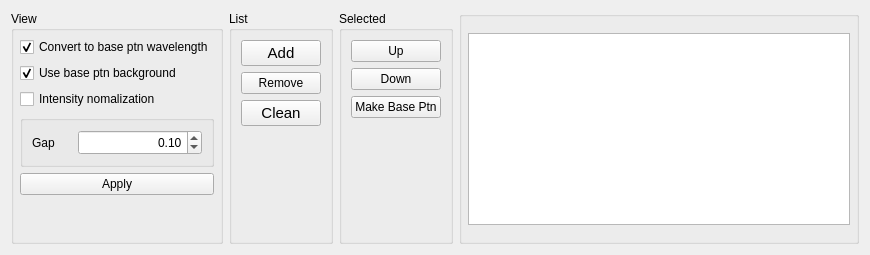
      <widget class="QWidget" name="mpltab_Waterfall">
       <attribute name="title">
        <string>Waterfall</string>
       </attribute>
       <layout class="QHBoxLayout" name="horizontalLayout_7">
        <item>
         <widget class="QGroupBox" name="groupBox_6">
          <property name="title">
           <string>View</string>
          </property>
          <layout class="QVBoxLayout" name="verticalLayout_17">
           <property name="margin">
            <number>6</number>
           </property>
           <item>
            <widget class="QCheckBox" name="mplcheckBox_SetToBasePtnLambda">
             <property name="sizePolicy">
              <sizepolicy hsizetype="Preferred" vsizetype="Fixed">
               <horstretch>0</horstretch>
               <verstretch>0</verstretch>
              </sizepolicy>
             </property>
             <property name="text">
              <string>Convert to base ptn wavelength</string>
             </property>
             <property name="checked">
              <bool>true</bool>
             </property>
            </widget>
           </item>
           <item>
            <widget class="QCheckBox" name="mplcheckBox_BasePtnBackground">
             <property name="text">
              <string>Use base ptn background</string>
             </property>
             <property name="checked">
              <bool>true</bool>
             </property>
            </widget>
           </item>
           <item>
            <widget class="QCheckBox" name="mplcheckBox_IntNorm">
             <property name="text">
              <string>Intensity nomalization</string>
             </property>
            </widget>
           </item>
           <item>
            <widget class="QGroupBox" name="groupBox_28">
             <property name="title">
              <string/>
             </property>
             <layout class="QGridLayout" name="gridLayout_3">
              <item row="0" column="1">
               <widget class="QDoubleSpinBox" name="mpldoubleSpinBox_WaterfallGaps">
                <property name="sizePolicy">
                 <sizepolicy hsizetype="Minimum" vsizetype="Minimum">
                  <horstretch>0</horstretch>
                  <verstretch>0</verstretch>
                 </sizepolicy>
                </property>
                <property name="minimumSize">
                 <size>
                  <width>0</width>
                  <height>25</height>
                 </size>
                </property>
                <property name="alignment">
                 <set>Qt::AlignRight|Qt::AlignTrailing|Qt::AlignVCenter</set>
                </property>
                <property name="maximum">
                 <double>1.000000000000000</double>
                </property>
                <property name="singleStep">
                 <double>0.010000000000000</double>
                </property>
                <property name="value">
                 <double>0.100000000000000</double>
                </property>
               </widget>
              </item>
              <item row="0" column="0">
               <widget class="QLabel" name="label_13">
                <property name="minimumSize">
                 <size>
                  <width>40</width>
                  <height>0</height>
                 </size>
                </property>
                <property name="maximumSize">
                 <size>
                  <width>40</width>
                  <height>16777215</height>
                 </size>
                </property>
                <property name="text">
                 <string>Gap</string>
                </property>
               </widget>
              </item>
             </layout>
            </widget>
           </item>
           <item>
            <widget class="QPushButton" name="mplpushButton_ApplyWaterfallChange">
             <property name="text">
              <string>Apply</string>
             </property>
            </widget>
           </item>
           <item>
            <spacer name="verticalSpacer_17">
             <property name="orientation">
              <enum>Qt::Vertical</enum>
             </property>
             <property name="sizeHint" stdset="0">
              <size>
               <width>20</width>
               <height>40</height>
              </size>
             </property>
            </spacer>
           </item>
          </layout>
         </widget>
        </item>
        <item>
         <widget class="QGroupBox" name="groupBox_26">
          <property name="title">
           <string>List</string>
          </property>
          <layout class="QVBoxLayout" name="verticalLayout_15">
           <item>
            <widget class="QPushButton" name="mplpushButton_AddPatterns">
             <property name="sizePolicy">
              <sizepolicy hsizetype="Preferred" vsizetype="Fixed">
               <horstretch>0</horstretch>
               <verstretch>0</verstretch>
              </sizepolicy>
             </property>
             <property name="font">
              <font>
               <family>Helvetica</family>
               <pointsize>11</pointsize>
               <weight>50</weight>
               <italic>false</italic>
               <bold>false</bold>
              </font>
             </property>
             <property name="text">
              <string>Add</string>
             </property>
            </widget>
           </item>
           <item>
            <widget class="QPushButton" name="mplpushButton_RemovePatterns">
             <property name="sizePolicy">
              <sizepolicy hsizetype="Preferred" vsizetype="Fixed">
               <horstretch>0</horstretch>
               <verstretch>0</verstretch>
              </sizepolicy>
             </property>
             <property name="text">
              <string>Remove</string>
             </property>
            </widget>
           </item>
           <item>
            <widget class="QPushButton" name="mplpushButton_CleanPatterns">
             <property name="sizePolicy">
              <sizepolicy hsizetype="Preferred" vsizetype="Fixed">
               <horstretch>0</horstretch>
               <verstretch>0</verstretch>
              </sizepolicy>
             </property>
             <property name="font">
              <font>
               <family>Helvetica</family>
               <pointsize>11</pointsize>
               <weight>50</weight>
               <italic>false</italic>
               <bold>false</bold>
              </font>
             </property>
             <property name="text">
              <string>Clean</string>
             </property>
            </widget>
           </item>
           <item>
            <spacer name="verticalSpacer_13">
             <property name="orientation">
              <enum>Qt::Vertical</enum>
             </property>
             <property name="sizeHint" stdset="0">
              <size>
               <width>20</width>
               <height>40</height>
              </size>
             </property>
            </spacer>
           </item>
          </layout>
         </widget>
        </item>
        <item>
         <widget class="QGroupBox" name="groupBox_27">
          <property name="title">
           <string>Selected</string>
          </property>
          <layout class="QVBoxLayout" name="verticalLayout_16">
           <item>
            <widget class="QPushButton" name="mplpushButton_UpPattern">
             <property name="sizePolicy">
              <sizepolicy hsizetype="Preferred" vsizetype="Fixed">
               <horstretch>0</horstretch>
               <verstretch>0</verstretch>
              </sizepolicy>
             </property>
             <property name="text">
              <string>Up</string>
             </property>
            </widget>
           </item>
           <item>
            <widget class="QPushButton" name="mplpushButton_DownPattern">
             <property name="sizePolicy">
              <sizepolicy hsizetype="Preferred" vsizetype="Fixed">
               <horstretch>0</horstretch>
               <verstretch>0</verstretch>
              </sizepolicy>
             </property>
             <property name="text">
              <string>Down</string>
             </property>
            </widget>
           </item>
           <item>
            <widget class="QPushButton" name="mplpushButton_MakeBasePtn">
             <property name="text">
              <string>Make Base Ptn</string>
             </property>
            </widget>
           </item>
           <item>
            <spacer name="verticalSpacer_16">
             <property name="orientation">
              <enum>Qt::Vertical</enum>
             </property>
             <property name="sizeHint" stdset="0">
              <size>
               <width>20</width>
               <height>40</height>
              </size>
             </property>
            </spacer>
           </item>
          </layout>
         </widget>
        </item>
        <item>
         <widget class="QGroupBox" name="groupBox_10">
          <property name="sizePolicy">
           <sizepolicy hsizetype="MinimumExpanding" vsizetype="Preferred">
            <horstretch>0</horstretch>
            <verstretch>0</verstretch>
           </sizepolicy>
          </property>
          <property name="minimumSize">
           <size>
            <width>400</width>
            <height>0</height>
           </size>
          </property>
          <property name="maximumSize">
           <size>
            <width>1600</width>
            <height>16777215</height>
           </size>
          </property>
          <property name="title">
           <string/>
          </property>
          <layout class="QGridLayout" name="gridLayout_7">
           <property name="margin">
            <number>6</number>
           </property>
           <item row="0" column="1">
            <widget class="QTableWidget" name="mpltableWidget_wfPatterns">
             <property name="sizePolicy">
              <sizepolicy hsizetype="MinimumExpanding" vsizetype="Maximum">
               <horstretch>0</horstretch>
               <verstretch>0</verstretch>
              </sizepolicy>
             </property>
             <property name="minimumSize">
              <size>
               <width>300</width>
               <height>0</height>
              </size>
             </property>
             <property name="maximumSize">
              <size>
               <width>1200</width>
               <height>16777215</height>
              </size>
             </property>
             <property name="font">
              <font>
               <family>Helvetica</family>
               <pointsize>11</pointsize>
               <weight>50</weight>
               <italic>false</italic>
               <bold>false</bold>
              </font>
             </property>
            </widget>
           </item>
          </layout>
         </widget>
        </item>
       </layout>
      </widget>
